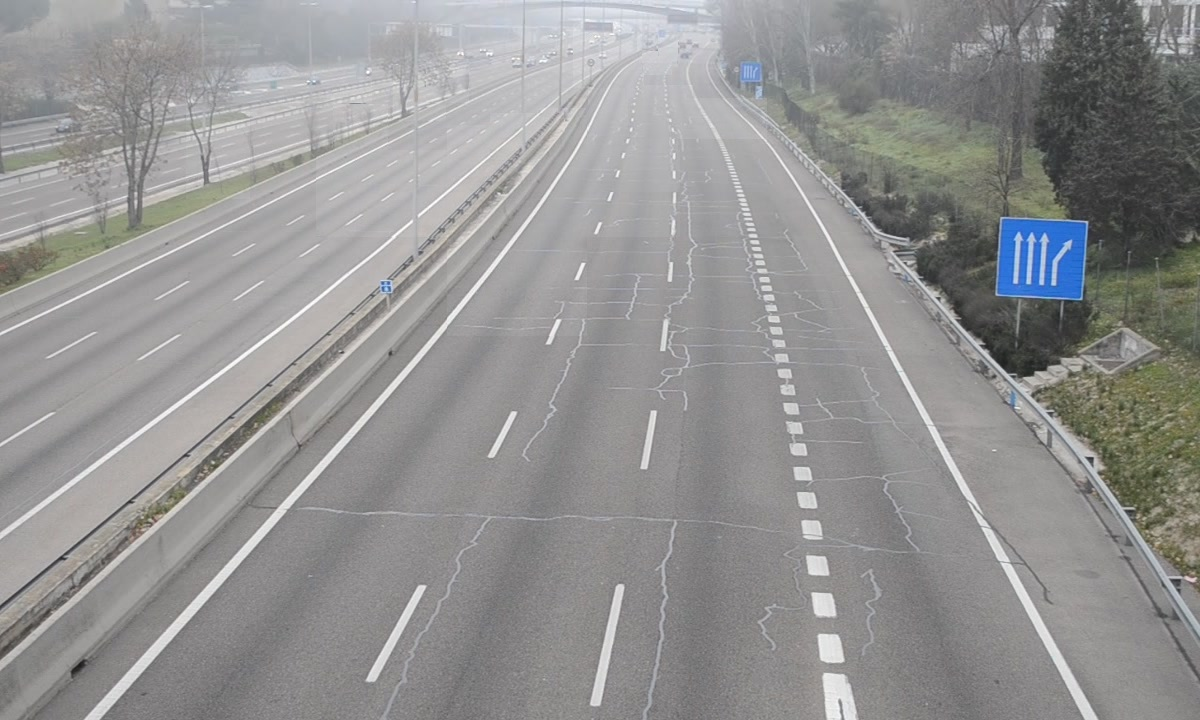
#> input picture DetectorHaarCascade/FondoDeEscena.jpg, 1200 x 720 px
$ python cortadorNegativos.py
#> lines starting #> are read from the running program, lines starting #| are printed output that depends on the picture
import cv2 #OpenCV
import os #Librería para acceder a funciones del sistema operativo

i = 0
tamanioX = 50
tamanioY = 50
paso = 16
ancho = 1200
alto = 720

#Se carga el fondo de escena en la variable imag
imagNombre = 'FondoDeEscena.jpg'
imag = cv2.imread(imagNombre)
#> imag is the input picture: shape (720, 1200, 3); mean B, G, R 145.9, 146.3, 146.5

#Se crea la carpeta MuestrasNegativas
os.mkdir('MuestrasNegativas')

#La imagen es recorrida a lo alto y largo
for y in range(0, alto - tamanioY + paso, paso):
    for x in range(0, ancho - tamanioX + paso, paso):
        #Se recortan áreas del tamaño definido
        muestra = imag[y:y+tamanioX, x:x+tamanioX]
        #Las áreas recortadas se almacenan en la carpeta creada
        cv2.imwrite(f'MuestrasNegativas/{format(i)}.jpg', muestra)
        i += 1
#> this loop made 43 passes
#> pass 1, `cv2.imwrite(f'MuestrasNegativas/{format(i)}.jpg', muestra)`:
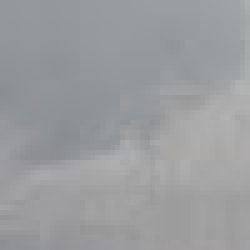
#> saved as 0.jpg: shape (50, 50, 3) (shown 5 times larger); mean B, G, R 159, 156.8, 154.5
#> pass 1, `cv2.imwrite(f'MuestrasNegativas/{format(i)}.jpg', muestra)`:
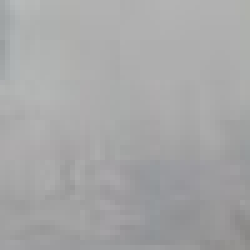
#> saved as 3.jpg: shape (50, 50, 3) (shown 5 times larger); mean B, G, R 167, 166.6, 166.4
#> after the loop, i = 3139
